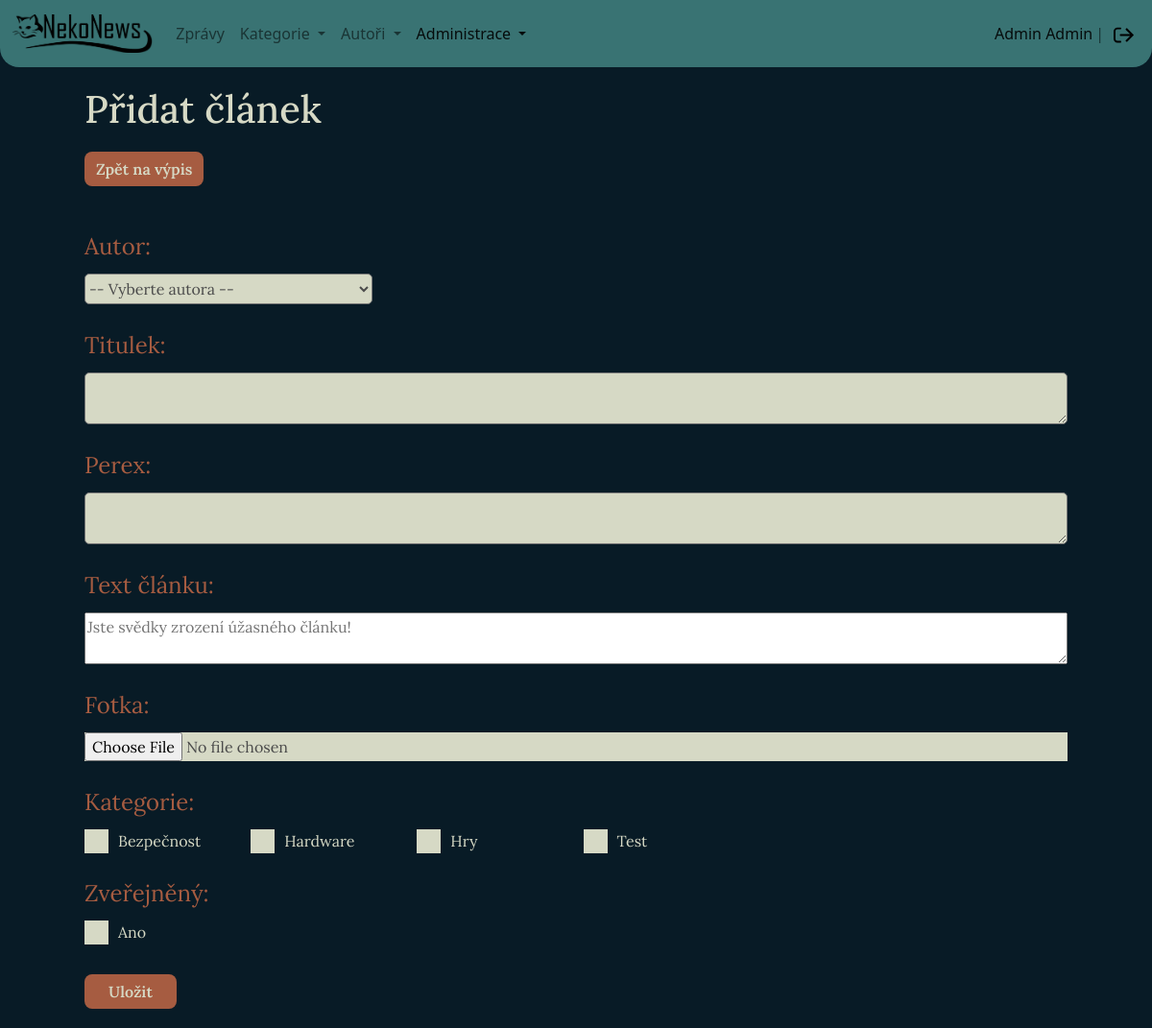
Page /admin/article-editor.php (signed in) on the committed database.
### tables this page shows
CREATE TABLE `category` (
                            `id` int(11) NOT NULL,
                            `name` varchar(50) NOT NULL
);

### model/CategoryRepository.php (called while the page is built, shortened)
<?php
class CategoryRepository extends BaseRepository
{
    protected function getTableName()
    {
        return 'category';
    }
}

### model/BaseRepository.php (called while the page is built, shortened)
<?php
abstract class BaseRepository
{
    protected $dbConn;
    public function __construct(Database $db)
    {
        $this->dbConn = $db;
    }
    public function getAll()
    {
        $sql = 'SELECT * FROM ' . $this->getTableName() . ' ORDER BY name';
        return $this->dbConn->selectAll($sql);
    }
}

### model/Database.php (called while the page is built, shortened)
<?php
class Database
{
    private $conn;
    public function __construct()
    {
        $this->conn = new PDO('mysql:host=' . self::HOST . ';dbname=' . self::DBNAME,
            self::USER,
            self::PASS, [
                PDO::ATTR_ERRMODE => PDO::ERRMODE_EXCEPTION
            ]);
        $this->conn->query('SET NAMES utf8');
    }
    public function selectAll($sql, $params = [])
    {
        $stmt = $this->execute($sql, $params);
        return $stmt->fetchAll(PDO::FETCH_ASSOC);
    }
    protected function execute($sql, $params)
    {
        $stmt = $this->conn->prepare($sql);
        $stmt->execute($params);
        return $stmt;
    }
}

### admin/article-editor.php (the view, shortened to what this page needs)
<?php
require_once '../tools/Tools.php';
$db = new Database();
$categoryRepo = new CategoryRepository($db);
$article = false;
$allCategories = $categoryRepo->getAll();
?>
<!DOCTYPE html>
<html lang="cs">
<head>
    <link rel="stylesheet" href="../source/styles/style.css">
</head>
<body>
<?php
require_once '../source/pages/navbar.php';
?>
<main class="editor-page">
    <section class="page-header white-font author-editor-header">
        <h1>
            <?php if ($article) { ?>
                Upravit článek
            <?php } else { ?>
                Přidat článek
            <?php } ?>
        </h1>
        <a href="articles.php">
            <button type="button" class="btn btn-bd-primary">Zpět na výpis</button>
        </a>
    </section>
    <section class="editor">
        <form action="" method="post" id="article-form" enctype="multipart/form-data">
            <label for="author" class="label-header">Autor: </label>
            <select name="author" id="author" class="text-input select-box" required>
                <option value="" hidden>-- Vyberte autora --</option>
            </select>
            <label for="title" class="label-header">Titulek: </label>
            <textarea name="title" id="title" class="text-input" required
            ><?= $article ? $article['title'] : '' ?></textarea>
            <label for="perex" class="label-header">Perex: </label>
            <textarea name="perex" id="perex" class="text-input" required
            ><?= $article ? $article['perex'] : '' ?></textarea>
            <label for="article-text" class="label-header">Text článku:</label>
            <textarea name="article-text" id="article-text"
                      placeholder="Jste svědky zrození úžasného článku!"
            ><?= $article ? $article['text'] : '' ?></textarea>
            <label for="photo" class="label-header">Fotka: </label>
            <input type="file" name="photo" id="photo" >
            <label class="label-header">Kategorie: </label>
            <div class="categories-selection">
                <?php foreach ($allCategories as $category) { ?>
                    <div>
                        <label for="<?= $category['id'] ?>" class="category-label container"><?= $category['name'] ?>
                            <span class="checkmark"></span>
                        </label>
                    </div>
                <?php } ?>
            </div>
            <label class="label-header">Zveřejněný: </label>
            <label class="container category-label" for="published">Ano
                <span class="checkmark"></span>
            </label>
            <button type="submit" class="btn btn-bd-primary btn-save">Uložit</button>
        </form>
    </section>
</main>
</body>
</html>

### source/styles/style.css (style rules this page uses)
* { --primary-background: #081B26; --secondary-background: #397373; --primary-font: #4B4B4B; --secondary-font: #D6D9C5; --primary-additional: #A65C41; --secondary-aditional: #8C2C23; }
body { background-color: var(--primary-background); color: var(--primary-font); }
main { font-family: Lora, serif; }
.white-font { color: var(--secondary-font); }
a { outline: none; color: var(--secondary-aditional); }
body { margin: 0; }
main { margin: 25px; }
.editor { margin: 20px 0; }
.editor label { color: var(--primary-additional); font-size: 1.5rem; }
.editor input { background-color: var(--secondary-font); color: var(--primary-font); }
.text-input { border-radius: 5px; width: 100%; background-color: var(--secondary-font); }
.editor > form { display: grid; grid-template-columns: 15% 85%; }
#article-form { grid-template-columns: unset; row-gap: unset; }
.label-header { margin-top: 25px; margin-bottom: 10px; }
#article-form textarea, select { resize: vertical; min-height: 2rem; color: var(--primary-font); }
.btn-save { margin-top: 2rem; width: 6rem; grid-column: 1/2; }
.author-editor-header h1 { margin-bottom: 20px; }
.select-box { max-width: 300px; }
.categories-selection { display: grid; gap: 15px; grid-template-columns: repeat(2, 1fr); }
.editor .category-label { color: var(--secondary-font); font-size: 1rem; margin: 0; }
@media screen and (min-width: 768px) { .categories-selection { grid-template-columns: repeat(4, 1fr); } }
@media screen and (min-width: 768px) { .editor > form { row-gap: 1rem; } }
@media screen and (min-width: 1024px) { main { max-width: 1024px; margin: 20px auto; } }
@media screen and (min-width: 1024px) { .categories-selection { grid-template-columns: repeat(6, 1fr); } }
.container { display: block; position: relative; padding-left: 35px; margin-bottom: 12px; cursor: pointer; font-size: 22px; -webkit-user-select: none; -moz-user-select: none; -ms-user-select: none; user-select: none; }
.checkmark { position: absolute; top: 0; left: 0; height: 25px; width: 25px; background-color: var(--secondary-font); }
.checkmark:after { content: ""; position: absolute; display: none; }
.container .checkmark:after { left: 10px; top: 7px; width: 5px; height: 10px; border: solid white; border-width: 0 3px 3px 0; -webkit-transform: rotate(45deg); -ms-transform: rotate(45deg); transform: rotate(45deg); }

### rows in the picture
category: name "Bezpečnost"
category: name "Hardware"
category: name "Hry"
category: name "Test"

### other values in the picture
$_SESSION['user']['name'] "Admin"
$_SESSION['user']['surname'] "Admin"
